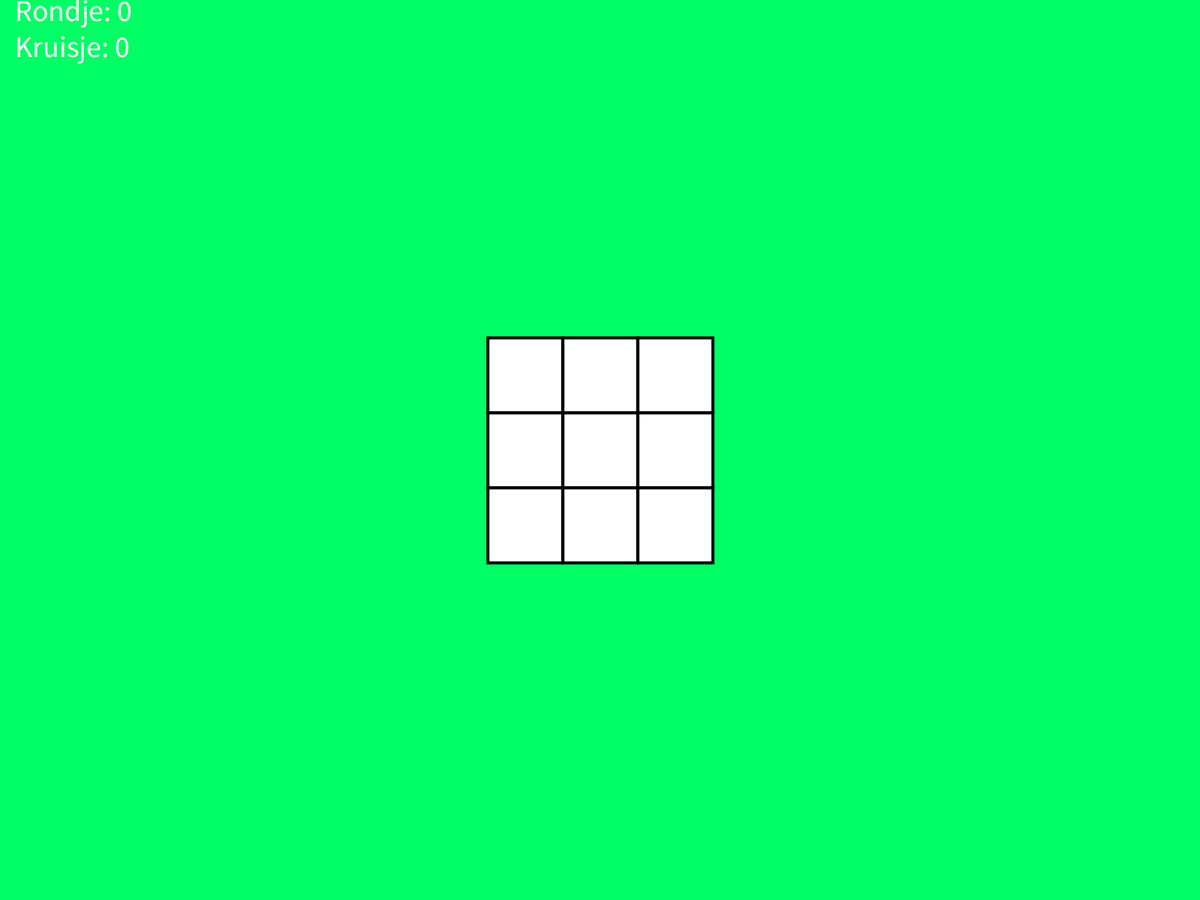
Frame 1 (no input)
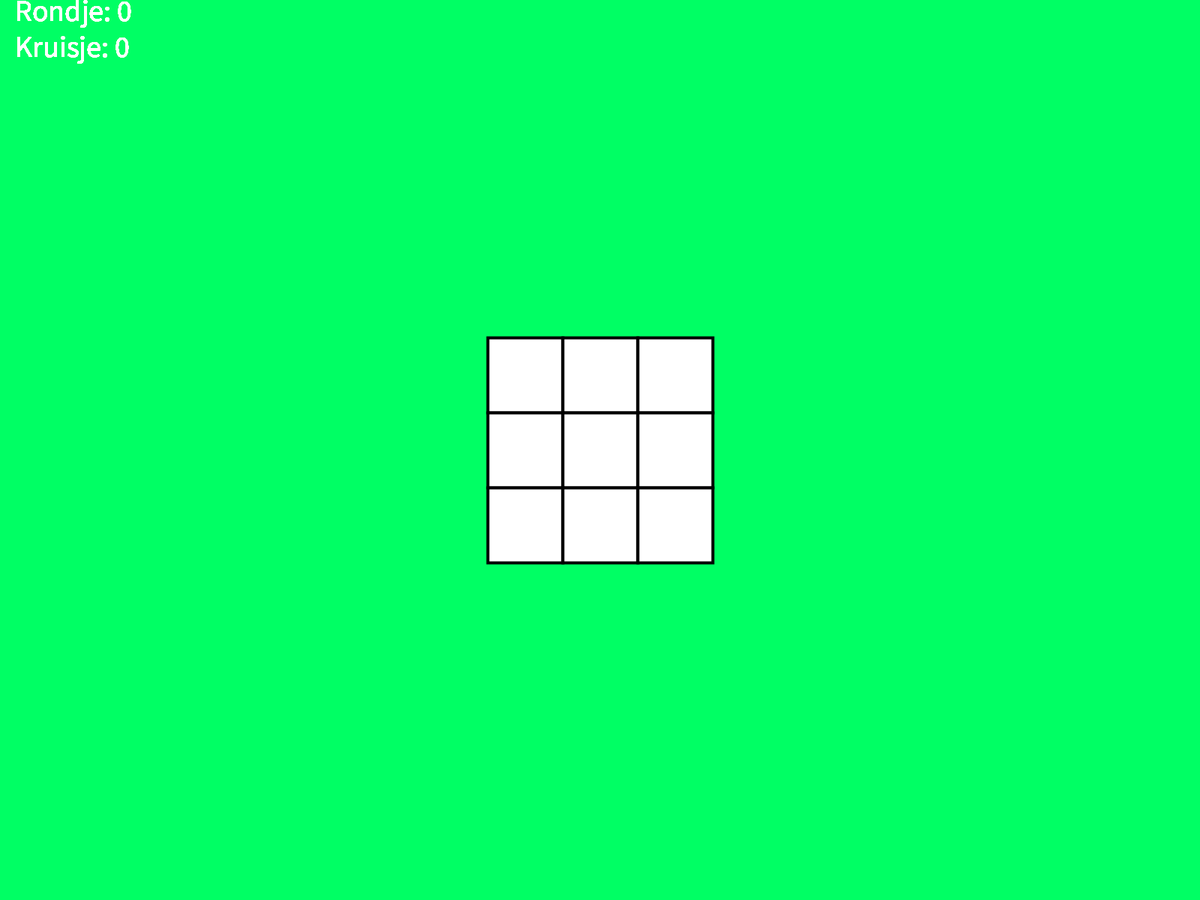
Frame 60 (the mouse pressed at the canvas centre just before this capture)
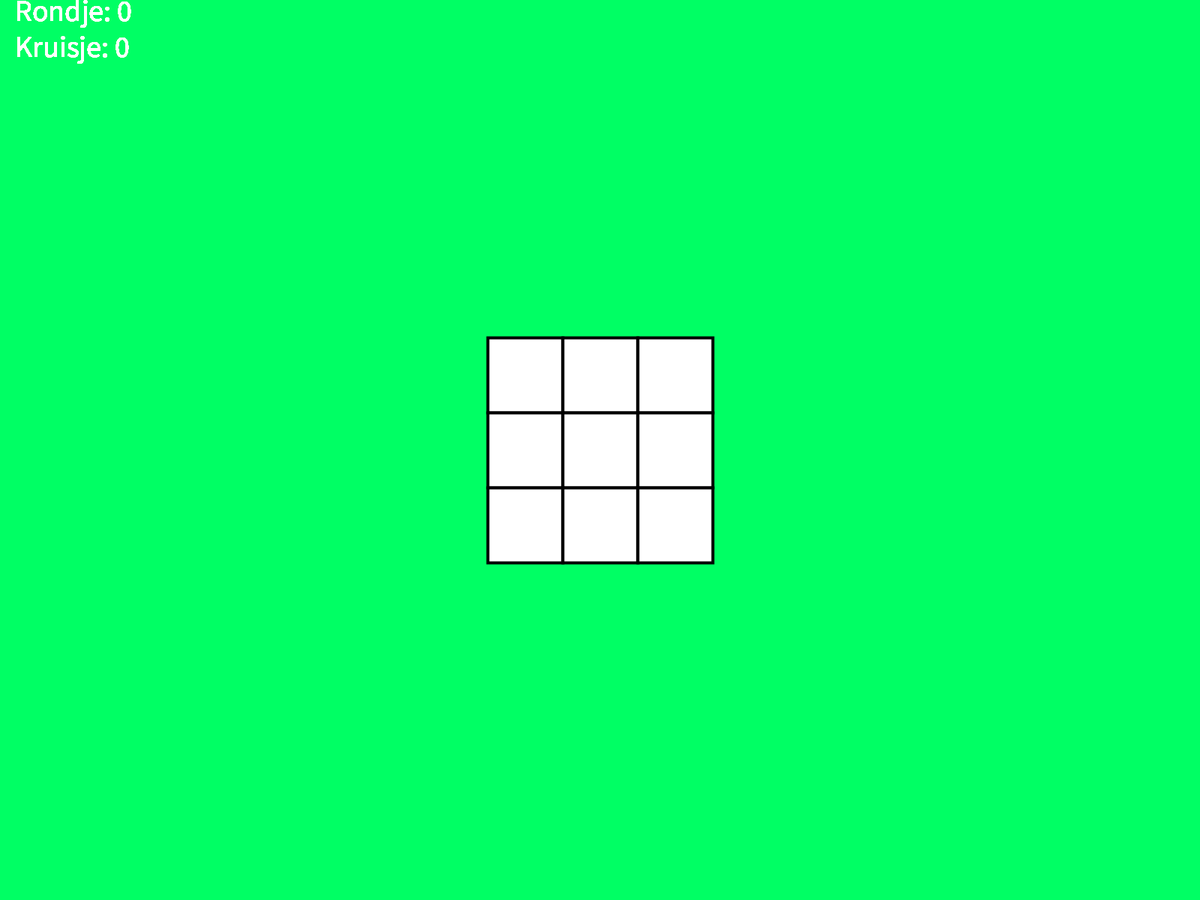
Frame 120 (the mouse held since frame 60 and released just before this capture)

The Processing sketch that drew these frames (run headless with seeded random() and noise(); from frame 60 on, the mouse is pressed at the canvas centre):

// Processing sketch: H13
// ── H13.pde
int xwaarde;
int rectSize;
int boardInit[] = {-1, -1, -1, -1, -1, -1, -1, -1, -1, 5, 5, 5, 5, 5, 5, 5};
String gameEnd[] = {"Gelijkspel!", "Rondje heeft gewonnen!","Kruisje heeft gewonnen!"};
int board[] = new int[16];
int ywaarde;
int x;
int y;
int xBlockStart;
int yBlockStart;
int veld;
int turn;
int gameState;
int win;
int player1 = 0;
int player2 = 0;


void setup() {
  fullScreen();
// size(520,520);
  background(0,255,100);
  fill(255);
  stroke(0);
  strokeWeight(4);
  gameState = 1;
  rectSize = 100;
  
  xBlockStart = (width/2) - ((rectSize*3)/2);
  yBlockStart = (height/2) - ((rectSize*3)/2);
  xwaarde = xBlockStart;
  ywaarde = yBlockStart;
  turn = 0;
  loop();
  arrayCopy(boardInit, board);       
  
  for (int i =0; i<9; i++) {

    if (i  % 3 == 0 && i != 0) {
      ywaarde +=rectSize;
      xwaarde = (width/2) - ((rectSize*3)/2);
    }
    rect(xwaarde, ywaarde, rectSize, rectSize);
    xwaarde += 100;
  }
}


void draw() {
  score();
  if(gameState == 1){
    x = (((mouseX-xBlockStart)+rectSize)/rectSize)-1;
    y = (((mouseY-yBlockStart))/rectSize);
    //println(lineCheck(), x,y,turn, veld);
    veld = 0;
    for (int i =0; i<9; i++)  {
     veld = veld + board[i];
    }
    win = lineCheck();
    if(win == 0 || win == 1 || veld > 3 ){gameState = 0; if(win == 0){player1++;}if(win == 1){player2++;}}
  }else if (gameState == 0){background(0,255,0); textAlign(CENTER, CENTER); textSize(48); text(gameEnd[win+1], width/2, height/2); x = -100; y = -100;}
  
  //println(x + (y *3));


} 
void  mouseReleased() {   
  if(gameState == 0){setup();}
  if(x >= 0 && x < 3 && y < 3 && board[x + (y*3)] == -1){
    if(turn == 0){
      ellipse( ((x*rectSize)+xBlockStart) + rectSize/2, ((y*rectSize)+yBlockStart) + rectSize/2, rectSize/2,rectSize/2); 
    }
      if(turn == 1){
      line( (x*rectSize + xBlockStart)+rectSize/4, (y*rectSize + yBlockStart) +rectSize/4, ((x*rectSize + rectSize) +xBlockStart) - rectSize/4, ((y*rectSize + rectSize)+yBlockStart) - rectSize/4);  
      line( ((x*rectSize + rectSize) +xBlockStart) - rectSize/4 , (y*rectSize + yBlockStart) +rectSize/4, (x*rectSize + xBlockStart)+rectSize/4 , ((y*rectSize + rectSize)+yBlockStart) - rectSize/4); 
      //line(x*100 + 60, y*100 + 60, 50,50);  x*rectSize + xBlockStart (x*rectSize + xBlockStart)+rectSize/4
    }
   board[x + (y *3)] = turn;
   turn++;
  turn = turn % 2;
  }
 
}

int lineCheck(){
  int i = 0, i2 = 0, tester = board[i2];
  while(board[i2] == tester && i < 3){i++; i2 = i2 +  1;}
  if(i == 3){return tester;}
  
  i = 0; i2 = 3; tester = board[i2];
  while(board[i2] == tester && i < 3){i++; i2 = i2 +  1;}
  if(i == 3){return tester;}
  
  i = 0; i2 = 6; tester = board[i2];
  while(board[i2] == tester && i < 3){i++; i2 = i2 +  1;}
  if(i == 3){return tester;}
  
  i = 0; i2 = 0; tester = board[i2];
  while(board[i2] == tester && i < 3){i++; i2 = i2 +  3;}
  if(i == 3){return tester;}
  
  i = 0; i2 = 1; tester = board[i2];
  while(board[i2] == tester && i < 3){i++; i2 = i2 +  3;}
  if(i == 3){return tester;}
  
  i = 0; i2 = 2; tester = board[i2];
  while(board[i2] == tester && i < 3){i++; i2 = i2 +  3;}
  if(i == 3){return tester;}
  
  i = 0; i2 = 0; tester = board[i2];
  while(board[i2] == tester && i < 3){i++; i2 = i2 +  4;}
  if(i == 3){return tester;}
  
  i = 0; i2 = 2; tester = board[i2];
  while(board[i2] == tester && i < 3){i++; i2 = i2 +  2;}
  if(i == 3){return tester;}
  

 return -1;
}


void score(){
 textSize(40);
 textAlign(BASELINE, TOP);
 text("Rondje: " + str(player1), 20, 0);
 text("Kruisje: " + str(player2), 20, 48);
}
